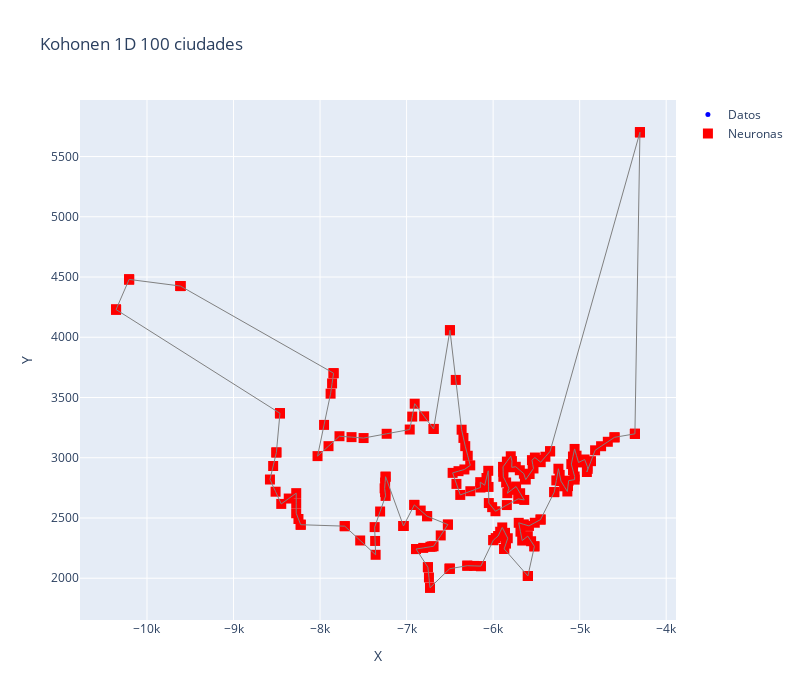

Here is the notebook cell this chart was saved with:
### Code cell
resultados_100 = entrenar_1D_unico(
    dataset_100,
    alpha=0.5,
    iteraciones=15000,
    varianza=8,
    multiplicador=2
)

### Figure 1 — Plotly figure (JSON) as saved in the notebook; plotly's stock layout.template omitted (floating-point values rounded to 4 significant figures; data arrays with more than 128 entries replaced by an {"elided": "..."} marker saying what was removed)
{"data": [{"marker": {"color": "blue", "size": 5}, "mode": "markers", "name": "Datos", "type": "scatter", "x": [-6891.0, -5633.0, -5096.0, -7369.0, -4303.0, -5216.0, -7036.0, -10360.0, -5785.0, -5704.0, -5710.0, -5831.0, -5142.0, -5664.0, -4822.0, -6754.0, -8224.0, -5294.0, -4752.0, -6298.0, -5886.0, -5796.0, -6502.0, -5342.0, -8463.0, -8448.0, -7497.0, -6142.0, -5246.0, -5998.0, -6964.0, -6149.0, -8029.0, -4910.0, -5973.0, -6906.0, -5551.0, -5013.0, -5058.0, -4907.0, -5450.0, -5517.0, -5059.0, -7776.0, -7878.0, -4913.0, -5623.0, -8275.0, -6332.0, -5058.0, -6097.0, -5523.0, -5640.0, -5586.0, -4361.0, -5895.0, -7243.0, -6056.0, -6499.0, -5836.0, -5645.0, -7243.0, -6380.0, -5599.0, -5872.0, -5735.0, -4943.0, -6730.0, -6688.0, -9613.0, -5817.0, -5598.0, -6146.0, -7254.0, -6468.0, -5738.0, -6911.0, -6265.0, -6364.0, -5452.0, -6322.0, -7844.0, -5128.0, -7358.0, -6763.0, -5534.0, -8505.0, -8579.0, -6050.0, -10210.0, -4917.0, -6688.0, -7715.0, -5782.0, -6523.0, -5882.0, -6724.0, -4597.0, -8276.0, -5943.0], "y": [2242.0, 2839.0, 2947.0, 2424.0, 5702.0, 2806.0, 2434.0, 4230.0, 2921.0, 2460.0, 2659.0, 2332.0, 2720.0, 2313.0, 3062.0, 2091.0, 2444.0, 2715.0, 3096.0, 2104.0, 2924.0, 3012.0, 2079.0, 3053.0, 3369.0, 2617.0, 3163.0, 2100.0, 2909.0, 2316.0, 3234.0, 2797.0, 3014.0, 2927.0, 2556.0, 3449.0, 2980.0, 2961.0, 2844.0, 2908.0, 2963.0, 3002.0, 3073.0, 3179.0, 3532.0, 2928.0, 2819.0, 2706.0, 2903.0, 2818.0, 2772.0, 2265.0, 2650.0, 2434.0, 3198.0, 2422.0, 2843.0, 2892.0, 4058.0, 2706.0, 2867.0, 2683.0, 2691.0, 2349.0, 2243.0, 2761.0, 2985.0, 1921.0, 2265.0, 4425.0, 2747.0, 2018.0, 2753.0, 2746.0, 2874.0, 2925.0, 2609.0, 2937.0, 3233.0, 2487.0, 3096.0, 3702.0, 2810.0, 2194.0, 2515.0, 2911.0, 3044.0, 2819.0, 2624.0, 4480.0, 2881.0, 3239.0, 2432.0, 2972.0, 2445.0, 2842.0, 2261.0, 3169.0, 2539.0, 2350.0]}, {"marker": {"color": "red", "size": 10, "symbol": "square"}, "mode": "markers", "name": "Neuronas", "type": "scatter", "x": {"elided": "200 float values"}, "y": {"elided": "200 float values"}}, {"line": {"color": "gray", "width": 1}, "mode": "lines", "showlegend": false, "type": "scatter", "x": [-4675.0, -4597.0], "y": [3132.0, 3169.0]}, {"line": {"color": "gray", "width": 1}, "mode": "lines", "showlegend": false, "type": "scatter", "x": [-4597.0, -4597.0], "y": [3169.0, 3169.0]}, {"line": {"color": "gray", "width": 1}, "mode": "lines", "showlegend": false, "type": "scatter", "x": [-4597.0, -4361.0], "y": [3169.0, 3198.0]}, {"line": {"color": "gray", "width": 1}, "mode": "lines", "showlegend": false, "type": "scatter", "x": [-4361.0, -4361.0], "y": [3198.0, 3198.0]}, {"line": {"color": "gray", "width": 1}, "mode": "lines", "showlegend": false, "type": "scatter", "x": [-4361.0, -4361.0], "y": [3198.0, 3199.0]}, {"line": {"color": "gray", "width": 1}, "mode": "lines", "showlegend": false, "type": "scatter", "x": [-4361.0, -4303.0], "y": [3199.0, 5702.0]}, {"line": {"color": "gray", "width": 1}, "mode": "lines", "showlegend": false, "type": "scatter", "x": [-4303.0, -4303.0], "y": [5702.0, 5702.0]}, {"line": {"color": "gray", "width": 1}, "mode": "lines", "showlegend": false, "type": "scatter", "x": [-4303.0, -4303.0], "y": [5702.0, 5701.0]}, {"line": {"color": "gray", "width": 1}, "mode": "lines", "showlegend": false, "type": "scatter", "x": [-4303.0, -5342.0], "y": [5701.0, 3054.0]}, {"line": {"color": "gray", "width": 1}, "mode": "lines", "showlegend": false, "type": "scatter", "x": [-5342.0, -5342.0], "y": [3054.0, 3053.0]}, {"line": {"color": "gray", "width": 1}, "mode": "lines", "showlegend": false, "type": "scatter", "x": [-5342.0, -5396.0], "y": [3053.0, 3008.0]}, {"line": {"color": "gray", "width": 1}, "mode": "lines", "showlegend": false, "type": "scatter", "x": [-5396.0, -5450.0], "y": [3008.0, 2963.0]}, {"line": {"color": "gray", "width": 1}, "mode": "lines", "showlegend": false, "type": "scatter", "x": [-5450.0, -5484.0], "y": [2963.0, 2982.0]}, {"line": {"color": "gray", "width": 1}, "mode": "lines", "showlegend": false, "type": "scatter", "x": [-5484.0, -5517.0], "y": [2982.0, 3002.0]}, {"line": {"color": "gray", "width": 1}, "mode": "lines", "showlegend": false, "type": "scatter", "x": [-5517.0, -5551.0], "y": [3002.0, 2980.0]}, {"line": {"color": "gray", "width": 1}, "mode": "lines", "showlegend": false, "type": "scatter", "x": [-5551.0, -5542.0], "y": [2980.0, 2946.0]}, {"line": {"color": "gray", "width": 1}, "mode": "lines", "showlegend": false, "type": "scatter", "x": [-5542.0, -5534.0], "y": [2946.0, 2911.0]}, {"line": {"color": "gray", "width": 1}, "mode": "lines", "showlegend": false, "type": "scatter", "x": [-5534.0, -5578.0], "y": [2911.0, 2865.0]}, {"line": {"color": "gray", "width": 1}, "mode": "lines", "showlegend": false, "type": "scatter", "x": [-5578.0, -5623.0], "y": [2865.0, 2819.0]}, {"line": {"color": "gray", "width": 1}, "mode": "lines", "showlegend": false, "type": "scatter", "x": [-5623.0, -5633.0], "y": [2819.0, 2839.0]}, {"line": {"color": "gray", "width": 1}, "mode": "lines", "showlegend": false, "type": "scatter", "x": [-5633.0, -5645.0], "y": [2839.0, 2867.0]}, {"line": {"color": "gray", "width": 1}, "mode": "lines", "showlegend": false, "type": "scatter", "x": [-5645.0, -5691.0], "y": [2867.0, 2896.0]}, {"line": {"color": "gray", "width": 1}, "mode": "lines", "showlegend": false, "type": "scatter", "x": [-5691.0, -5738.0], "y": [2896.0, 2925.0]}, {"line": {"color": "gray", "width": 1}, "mode": "lines", "showlegend": false, "type": "scatter", "x": [-5738.0, -5785.0], "y": [2925.0, 2921.0]}, {"line": {"color": "gray", "width": 1}, "mode": "lines", "showlegend": false, "type": "scatter", "x": [-5785.0, -5782.0], "y": [2921.0, 2972.0]}, {"line": {"color": "gray", "width": 1}, "mode": "lines", "showlegend": false, "type": "scatter", "x": [-5782.0, -5796.0], "y": [2972.0, 3012.0]}, {"line": {"color": "gray", "width": 1}, "mode": "lines", "showlegend": false, "type": "scatter", "x": [-5796.0, -5841.0], "y": [3012.0, 2968.0]}, {"line": {"color": "gray", "width": 1}, "mode": "lines", "showlegend": false, "type": "scatter", "x": [-5841.0, -5886.0], "y": [2968.0, 2924.0]}, {"line": {"color": "gray", "width": 1}, "mode": "lines", "showlegend": false, "type": "scatter", "x": [-5886.0, -5884.0], "y": [2924.0, 2883.0]}, {"line": {"color": "gray", "width": 1}, "mode": "lines", "showlegend": false, "type": "scatter", "x": [-5884.0, -5882.0], "y": [2883.0, 2842.0]}, {"line": {"color": "gray", "width": 1}, "mode": "lines", "showlegend": false, "type": "scatter", "x": [-5882.0, -5850.0], "y": [2842.0, 2795.0]}, {"line": {"color": "gray", "width": 1}, "mode": "lines", "showlegend": false, "type": "scatter", "x": [-5850.0, -5817.0], "y": [2795.0, 2747.0]}, {"line": {"color": "gray", "width": 1}, "mode": "lines", "showlegend": false, "type": "scatter", "x": [-5817.0, -5836.0], "y": [2747.0, 2706.0]}, {"line": {"color": "gray", "width": 1}, "mode": "lines", "showlegend": false, "type": "scatter", "x": [-5836.0, -5785.0], "y": [2706.0, 2734.0]}, {"line": {"color": "gray", "width": 1}, "mode": "lines", "showlegend": false, "type": "scatter", "x": [-5785.0, -5735.0], "y": [2734.0, 2761.0]}, {"line": {"color": "gray", "width": 1}, "mode": "lines", "showlegend": false, "type": "scatter", "x": [-5735.0, -5688.0], "y": [2761.0, 2705.0]}, {"line": {"color": "gray", "width": 1}, "mode": "lines", "showlegend": false, "type": "scatter", "x": [-5688.0, -5640.0], "y": [2705.0, 2650.0]}, {"line": {"color": "gray", "width": 1}, "mode": "lines", "showlegend": false, "type": "scatter", "x": [-5640.0, -5710.0], "y": [2650.0, 2659.0]}, {"line": {"color": "gray", "width": 1}, "mode": "lines", "showlegend": false, "type": "scatter", "x": [-5710.0, -5841.0], "y": [2659.0, 2607.0]}, {"line": {"color": "gray", "width": 1}, "mode": "lines", "showlegend": false, "type": "scatter", "x": [-5841.0, -5973.0], "y": [2607.0, 2556.0]}, {"line": {"color": "gray", "width": 1}, "mode": "lines", "showlegend": false, "type": "scatter", "x": [-5973.0, -6011.0], "y": [2556.0, 2590.0]}, {"line": {"color": "gray", "width": 1}, "mode": "lines", "showlegend": false, "type": "scatter", "x": [-6011.0, -6050.0], "y": [2590.0, 2624.0]}, {"line": {"color": "gray", "width": 1}, "mode": "lines", "showlegend": false, "type": "scatter", "x": [-6050.0, -6053.0], "y": [2624.0, 2758.0]}, {"line": {"color": "gray", "width": 1}, "mode": "lines", "showlegend": false, "type": "scatter", "x": [-6053.0, -6056.0], "y": [2758.0, 2892.0]}, {"line": {"color": "gray", "width": 1}, "mode": "lines", "showlegend": false, "type": "scatter", "x": [-6056.0, -6077.0], "y": [2892.0, 2832.0]}, {"line": {"color": "gray", "width": 1}, "mode": "lines", "showlegend": false, "type": "scatter", "x": [-6077.0, -6097.0], "y": [2832.0, 2772.0]}, {"line": {"color": "gray", "width": 1}, "mode": "lines", "showlegend": false, "type": "scatter", "x": [-6097.0, -6149.0], "y": [2772.0, 2797.0]}, {"line": {"color": "gray", "width": 1}, "mode": "lines", "showlegend": false, "type": "scatter", "x": [-6149.0, -6146.0], "y": [2797.0, 2753.0]}, {"line": {"color": "gray", "width": 1}, "mode": "lines", "showlegend": false, "type": "scatter", "x": [-6146.0, -6263.0], "y": [2753.0, 2722.0]}, {"line": {"color": "gray", "width": 1}, "mode": "lines", "showlegend": false, "type": "scatter", "x": [-6263.0, -6380.0], "y": [2722.0, 2691.0]}, {"line": {"color": "gray", "width": 1}, "mode": "lines", "showlegend": false, "type": "scatter", "x": [-6380.0, -6424.0], "y": [2691.0, 2783.0]}, {"line": {"color": "gray", "width": 1}, "mode": "lines", "showlegend": false, "type": "scatter", "x": [-6424.0, -6468.0], "y": [2783.0, 2874.0]}, {"line": {"color": "gray", "width": 1}, "mode": "lines", "showlegend": false, "type": "scatter", "x": [-6468.0, -6400.0], "y": [2874.0, 2889.0]}, {"line": {"color": "gray", "width": 1}, "mode": "lines", "showlegend": false, "type": "scatter", "x": [-6400.0, -6332.0], "y": [2889.0, 2903.0]}, {"line": {"color": "gray", "width": 1}, "mode": "lines", "showlegend": false, "type": "scatter", "x": [-6332.0, -6265.0], "y": [2903.0, 2937.0]}, {"line": {"color": "gray", "width": 1}, "mode": "lines", "showlegend": false, "type": "scatter", "x": [-6265.0, -6293.0], "y": [2937.0, 3016.0]}, {"line": {"color": "gray", "width": 1}, "mode": "lines", "showlegend": false, "type": "scatter", "x": [-6293.0, -6322.0], "y": [3016.0, 3096.0]}, {"line": {"color": "gray", "width": 1}, "mode": "lines", "showlegend": false, "type": "scatter", "x": [-6322.0, -6343.0], "y": [3096.0, 3164.0]}, {"line": {"color": "gray", "width": 1}, "mode": "lines", "showlegend": false, "type": "scatter", "x": [-6343.0, -6364.0], "y": [3164.0, 3233.0]}, {"line": {"color": "gray", "width": 1}, "mode": "lines", "showlegend": false, "type": "scatter", "x": [-6364.0, -6432.0], "y": [3233.0, 3646.0]}, {"line": {"color": "gray", "width": 1}, "mode": "lines", "showlegend": false, "type": "scatter", "x": [-6432.0, -6499.0], "y": [3646.0, 4058.0]}, {"line": {"color": "gray", "width": 1}, "mode": "lines", "showlegend": false, "type": "scatter", "x": [-6499.0, -6499.0], "y": [4058.0, 4058.0]}, {"line": {"color": "gray", "width": 1}, "mode": "lines", "showlegend": false, "type": "scatter", "x": [-6499.0, -6688.0], "y": [4058.0, 3239.0]}, {"line": {"color": "gray", "width": 1}, "mode": "lines", "showlegend": false, "type": "scatter", "x": [-6688.0, -6688.0], "y": [3239.0, 3239.0]}, {"line": {"color": "gray", "width": 1}, "mode": "lines", "showlegend": false, "type": "scatter", "x": [-6688.0, -6797.0], "y": [3239.0, 3344.0]}, {"line": {"color": "gray", "width": 1}, "mode": "lines", "showlegend": false, "type": "scatter", "x": [-6797.0, -6906.0], "y": [3344.0, 3449.0]}, {"line": {"color": "gray", "width": 1}, "mode": "lines", "showlegend": false, "type": "scatter", "x": [-6906.0, -6935.0], "y": [3449.0, 3341.0]}, {"line": {"color": "gray", "width": 1}, "mode": "lines", "showlegend": false, "type": "scatter", "x": [-6935.0, -6964.0], "y": [3341.0, 3234.0]}, {"line": {"color": "gray", "width": 1}, "mode": "lines", "showlegend": false, "type": "scatter", "x": [-6964.0, -7230.0], "y": [3234.0, 3199.0]}, {"line": {"color": "gray", "width": 1}, "mode": "lines", "showlegend": false, "type": "scatter", "x": [-7230.0, -7497.0], "y": [3199.0, 3163.0]}, {"line": {"color": "gray", "width": 1}, "mode": "lines", "showlegend": false, "type": "scatter", "x": [-7497.0, -7636.0], "y": [3163.0, 3171.0]}, {"line": {"color": "gray", "width": 1}, "mode": "lines", "showlegend": false, "type": "scatter", "x": [-7636.0, -7776.0], "y": [3171.0, 3179.0]}, {"line": {"color": "gray", "width": 1}, "mode": "lines", "showlegend": false, "type": "scatter", "x": [-7776.0, -7902.0], "y": [3179.0, 3096.0]}, {"line": {"color": "gray", "width": 1}, "mode": "lines", "showlegend": false, "type": "scatter", "x": [-7902.0, -8029.0], "y": [3096.0, 3014.0]}, {"line": {"color": "gray", "width": 1}, "mode": "lines", "showlegend": false, "type": "scatter", "x": [-8029.0, -7954.0], "y": [3014.0, 3273.0]}, {"line": {"color": "gray", "width": 1}, "mode": "lines", "showlegend": false, "type": "scatter", "x": [-7954.0, -7878.0], "y": [3273.0, 3532.0]}, {"line": {"color": "gray", "width": 1}, "mode": "lines", "showlegend": false, "type": "scatter", "x": [-7878.0, -7861.0], "y": [3532.0, 3617.0]}, {"line": {"color": "gray", "width": 1}, "mode": "lines", "showlegend": false, "type": "scatter", "x": [-7861.0, -7844.0], "y": [3617.0, 3702.0]}, {"line": {"color": "gray", "width": 1}, "mode": "lines", "showlegend": false, "type": "scatter", "x": [-7844.0, -7844.0], "y": [3702.0, 3702.0]}, {"line": {"color": "gray", "width": 1}, "mode": "lines", "showlegend": false, "type": "scatter", "x": [-7844.0, -9613.0], "y": [3702.0, 4425.0]}, {"line": {"color": "gray", "width": 1}, "mode": "lines", "showlegend": false, "type": "scatter", "x": [-9613.0, -9613.0], "y": [4425.0, 4425.0]}, {"line": {"color": "gray", "width": 1}, "mode": "lines", "showlegend": false, "type": "scatter", "x": [-9613.0, -9613.0], "y": [4425.0, 4425.0]}, {"line": {"color": "gray", "width": 1}, "mode": "lines", "showlegend": false, "type": "scatter", "x": [-9613.0, -10210.0], "y": [4425.0, 4480.0]}, {"line": {"color": "gray", "width": 1}, "mode": "lines", "showlegend": false, "type": "scatter", "x": [-10210.0, -10210.0], "y": [4480.0, 4480.0]}, {"line": {"color": "gray", "width": 1}, "mode": "lines", "showlegend": false, "type": "scatter", "x": [-10210.0, -10210.0], "y": [4480.0, 4480.0]}, {"line": {"color": "gray", "width": 1}, "mode": "lines", "showlegend": false, "type": "scatter", "x": [-10210.0, -10360.0], "y": [4480.0, 4230.0]}, {"line": {"color": "gray", "width": 1}, "mode": "lines", "showlegend": false, "type": "scatter", "x": [-10360.0, -10360.0], "y": [4230.0, 4230.0]}, {"line": {"color": "gray", "width": 1}, "mode": "lines", "showlegend": false, "type": "scatter", "x": [-10360.0, -10360.0], "y": [4230.0, 4230.0]}, {"line": {"color": "gray", "width": 1}, "mode": "lines", "showlegend": false, "type": "scatter", "x": [-10360.0, -8463.0], "y": [4230.0, 3369.0]}, {"line": {"color": "gray", "width": 1}, "mode": "lines", "showlegend": false, "type": "scatter", "x": [-8463.0, -8463.0], "y": [3369.0, 3369.0]}, {"line": {"color": "gray", "width": 1}, "mode": "lines", "showlegend": false, "type": "scatter", "x": [-8463.0, -8463.0], "y": [3369.0, 3369.0]}, {"line": {"color": "gray", "width": 1}, "mode": "lines", "showlegend": false, "type": "scatter", "x": [-8463.0, -8505.0], "y": [3369.0, 3044.0]}, {"line": {"color": "gray", "width": 1}, "mode": "lines", "showlegend": false, "type": "scatter", "x": [-8505.0, -8505.0], "y": [3044.0, 3044.0]}, {"line": {"color": "gray", "width": 1}, "mode": "lines", "showlegend": false, "type": "scatter", "x": [-8505.0, -8542.0], "y": [3044.0, 2932.0]}, {"line": {"color": "gray", "width": 1}, "mode": "lines", "showlegend": false, "type": "scatter", "x": [-8542.0, -8579.0], "y": [2932.0, 2819.0]}, {"line": {"color": "gray", "width": 1}, "mode": "lines", "showlegend": false, "type": "scatter", "x": [-8579.0, -8514.0], "y": [2819.0, 2718.0]}, {"line": {"color": "gray", "width": 1}, "mode": "lines", "showlegend": false, "type": "scatter", "x": [-8514.0, -8448.0], "y": [2718.0, 2617.0]}, {"line": {"color": "gray", "width": 1}, "mode": "lines", "showlegend": false, "type": "scatter", "x": [-8448.0, -8362.0], "y": [2617.0, 2661.0]}, {"line": {"color": "gray", "width": 1}, "mode": "lines", "showlegend": false, "type": "scatter", "x": [-8362.0, -8275.0], "y": [2661.0, 2706.0]}, {"line": {"color": "gray", "width": 1}, "mode": "lines", "showlegend": false, "type": "scatter", "x": [-8275.0, -8276.0], "y": [2706.0, 2623.0]}, {"line": {"color": "gray", "width": 1}, "mode": "lines", "showlegend": false, "type": "scatter", "x": [-8276.0, -8276.0], "y": [2623.0, 2539.0]}, {"line": {"color": "gray", "width": 1}, "mode": "lines", "showlegend": false, "type": "scatter", "x": [-8276.0, -8250.0], "y": [2539.0, 2492.0]}, {"line": {"color": "gray", "width": 1}, "mode": "lines", "showlegend": false, "type": "scatter", "x": [-8250.0, -8224.0], "y": [2492.0, 2444.0]}, {"line": {"color": "gray", "width": 1}, "mode": "lines", "showlegend": false, "type": "scatter", "x": [-8224.0, -8224.0], "y": [2444.0, 2444.0]}, {"line": {"color": "gray", "width": 1}, "mode": "lines", "showlegend": false, "type": "scatter", "x": [-8224.0, -7715.0], "y": [2444.0, 2432.0]}, {"line": {"color": "gray", "width": 1}, "mode": "lines", "showlegend": false, "type": "scatter", "x": [-7715.0, -7715.0], "y": [2432.0, 2432.0]}, {"line": {"color": "gray", "width": 1}, "mode": "lines", "showlegend": false, "type": "scatter", "x": [-7715.0, -7536.0], "y": [2432.0, 2313.0]}, {"line": {"color": "gray", "width": 1}, "mode": "lines", "showlegend": false, "type": "scatter", "x": [-7536.0, -7358.0], "y": [2313.0, 2194.0]}, {"line": {"color": "gray", "width": 1}, "mode": "lines", "showlegend": false, "type": "scatter", "x": [-7358.0, -7363.0], "y": [2194.0, 2309.0]}, {"line": {"color": "gray", "width": 1}, "mode": "lines", "showlegend": false, "type": "scatter", "x": [-7363.0, -7369.0], "y": [2309.0, 2424.0]}, {"line": {"color": "gray", "width": 1}, "mode": "lines", "showlegend": false, "type": "scatter", "x": [-7369.0, -7306.0], "y": [2424.0, 2554.0]}, {"line": {"color": "gray", "width": 1}, "mode": "lines", "showlegend": false, "type": "scatter", "x": [-7306.0, -7243.0], "y": [2554.0, 2683.0]}, {"line": {"color": "gray", "width": 1}, "mode": "lines", "showlegend": false, "type": "scatter", "x": [-7243.0, -7248.0], "y": [2683.0, 2715.0]}, {"line": {"color": "gray", "width": 1}, "mode": "lines", "showlegend": false, "type": "scatter", "x": [-7248.0, -7254.0], "y": [2715.0, 2746.0]}, {"line": {"color": "gray", "width": 1}, "mode": "lines", "showlegend": false, "type": "scatter", "x": [-7254.0, -7248.0], "y": [2746.0, 2794.0]}, {"line": {"color": "gray", "width": 1}, "mode": "lines", "showlegend": false, "type": "scatter", "x": [-7248.0, -7243.0], "y": [2794.0, 2843.0]}, {"line": {"color": "gray", "width": 1}, "mode": "lines", "showlegend": false, "type": "scatter", "x": [-7243.0, -7243.0], "y": [2843.0, 2843.0]}, {"line": {"color": "gray", "width": 1}, "mode": "lines", "showlegend": false, "type": "scatter", "x": [-7243.0, -7036.0], "y": [2843.0, 2434.0]}, {"line": {"color": "gray", "width": 1}, "mode": "lines", "showlegend": false, "type": "scatter", "x": [-7036.0, -7036.0], "y": [2434.0, 2434.0]}, {"line": {"color": "gray", "width": 1}, "mode": "lines", "showlegend": false, "type": "scatter", "x": [-7036.0, -7036.0], "y": [2434.0, 2434.0]}, {"line": {"color": "gray", "width": 1}, "mode": "lines", "showlegend": false, "type": "scatter", "x": [-7036.0, -6911.0], "y": [2434.0, 2609.0]}, {"line": {"color": "gray", "width": 1}, "mode": "lines", "showlegend": false, "type": "scatter", "x": [-6911.0, -6911.0], "y": [2609.0, 2609.0]}, {"line": {"color": "gray", "width": 1}, "mode": "lines", "showlegend": false, "type": "scatter", "x": [-6911.0, -6837.0], "y": [2609.0, 2562.0]}, {"line": {"color": "gray", "width": 1}, "mode": "lines", "showlegend": false, "type": "scatter", "x": [-6837.0, -6763.0], "y": [2562.0, 2515.0]}, {"line": {"color": "gray", "width": 1}, "mode": "lines", "showlegend": false, "type": "scatter", "x": [-6763.0, -6763.0], "y": [2515.0, 2515.0]}, {"line": {"color": "gray", "width": 1}, "mode": "lines", "showlegend": false, "type": "scatter", "x": [-6763.0, -6523.0], "y": [2515.0, 2445.0]}, {"line": {"color": "gray", "width": 1}, "mode": "lines", "showlegend": false, "type": "scatter", "x": [-6523.0, -6523.0], "y": [2445.0, 2445.0]}, {"line": {"color": "gray", "width": 1}, "mode": "lines", "showlegend": false, "type": "scatter", "x": [-6523.0, -6605.0], "y": [2445.0, 2355.0]}, {"line": {"color": "gray", "width": 1}, "mode": "lines", "showlegend": false, "type": "scatter", "x": [-6605.0, -6688.0], "y": [2355.0, 2265.0]}, {"line": {"color": "gray", "width": 1}, "mode": "lines", "showlegend": false, "type": "scatter", "x": [-6688.0, -6706.0], "y": [2265.0, 2263.0]}, {"line": {"color": "gray", "width": 1}, "mode": "lines", "showlegend": false, "type": "scatter", "x": [-6706.0, -6724.0], "y": [2263.0, 2261.0]}, {"line": {"color": "gray", "width": 1}, "mode": "lines", "showlegend": false, "type": "scatter", "x": [-6724.0, -6808.0], "y": [2261.0, 2252.0]}, {"line": {"color": "gray", "width": 1}, "mode": "lines", "showlegend": false, "type": "scatter", "x": [-6808.0, -6891.0], "y": [2252.0, 2242.0]}, {"line": {"color": "gray", "width": 1}, "mode": "lines", "showlegend": false, "type": "scatter", "x": [-6891.0, -6891.0], "y": [2242.0, 2242.0]}, {"line": {"color": "gray", "width": 1}, "mode": "lines", "showlegend": false, "type": "scatter", "x": [-6891.0, -6754.0], "y": [2242.0, 2091.0]}, {"line": {"color": "gray", "width": 1}, "mode": "lines", "showlegend": false, "type": "scatter", "x": [-6754.0, -6754.0], "y": [2091.0, 2091.0]}, {"line": {"color": "gray", "width": 1}, "mode": "lines", "showlegend": false, "type": "scatter", "x": [-6754.0, -6742.0], "y": [2091.0, 2006.0]}, {"line": {"color": "gray", "width": 1}, "mode": "lines", "showlegend": false, "type": "scatter", "x": [-6742.0, -6730.0], "y": [2006.0, 1921.0]}, {"line": {"color": "gray", "width": 1}, "mode": "lines", "showlegend": false, "type": "scatter", "x": [-6730.0, -6730.0], "y": [1921.0, 1921.0]}, {"line": {"color": "gray", "width": 1}, "mode": "lines", "showlegend": false, "type": "scatter", "x": [-6730.0, -6502.0], "y": [1921.0, 2079.0]}, {"line": {"color": "gray", "width": 1}, "mode": "lines", "showlegend": false, "type": "scatter", "x": [-6502.0, -6502.0], "y": [2079.0, 2079.0]}, {"line": {"color": "gray", "width": 1}, "mode": "lines", "showlegend": false, "type": "scatter", "x": [-6502.0, -6502.0], "y": [2079.0, 2079.0]}, {"line": {"color": "gray", "width": 1}, "mode": "lines", "showlegend": false, "type": "scatter", "x": [-6502.0, -6298.0], "y": [2079.0, 2104.0]}, {"line": {"color": "gray", "width": 1}, "mode": "lines", "showlegend": false, "type": "scatter", "x": [-6298.0, -6298.0], "y": [2104.0, 2104]}, {"line": {"color": "gray", "width": 1}, "mode": "lines", "showlegend": false, "type": "scatter", "x": [-6298.0, -6220.0], "y": [2104, 2102.0]}, {"line": {"color": "gray", "width": 1}, "mode": "lines", "showlegend": false, "type": "scatter", "x": [-6220.0, -6142.0], "y": [2102.0, 2100.0]}, {"line": {"color": "gray", "width": 1}, "mode": "lines", "showlegend": false, "type": "scatter", "x": [-6142.0, -6142.0], "y": [2100.0, 2100.0]}, {"line": {"color": "gray", "width": 1}, "mode": "lines", "showlegend": false, "type": "scatter", "x": [-6142.0, -5998.0], "y": [2100.0, 2316.0]}, {"line": {"color": "gray", "width": 1}, "mode": "lines", "showlegend": false, "type": "scatter", "x": [-5998.0, -5998.0], "y": [2316.0, 2316.0]}, {"line": {"color": "gray", "width": 1}, "mode": "lines", "showlegend": false, "type": "scatter", "x": [-5998.0, -5970.0], "y": [2316.0, 2333.0]}, {"line": {"color": "gray", "width": 1}, "mode": "lines", "showlegend": false, "type": "scatter", "x": [-5970.0, -5943.0], "y": [2333.0, 2350.0]}, {"line": {"color": "gray", "width": 1}, "mode": "lines", "showlegend": false, "type": "scatter", "x": [-5943.0, -5919.0], "y": [2350.0, 2386.0]}, {"line": {"color": "gray", "width": 1}, "mode": "lines", "showlegend": false, "type": "scatter", "x": [-5919.0, -5895.0], "y": [2386.0, 2422.0]}, {"line": {"color": "gray", "width": 1}, "mode": "lines", "showlegend": false, "type": "scatter", "x": [-5895.0, -5863.0], "y": [2422.0, 2377.0]}, {"line": {"color": "gray", "width": 1}, "mode": "lines", "showlegend": false, "type": "scatter", "x": [-5863.0, -5831.0], "y": [2377.0, 2332.0]}, {"line": {"color": "gray", "width": 1}, "mode": "lines", "showlegend": false, "type": "scatter", "x": [-5831.0, -5852.0], "y": [2332.0, 2287.0]}, {"line": {"color": "gray", "width": 1}, "mode": "lines", "showlegend": false, "type": "scatter", "x": [-5852.0, -5872.0], "y": [2287.0, 2243.0]}, {"line": {"color": "gray", "width": 1}, "mode": "lines", "showlegend": false, "type": "scatter", "x": [-5872.0, -5872.0], "y": [2243.0, 2243.0]}, {"line": {"color": "gray", "width": 1}, "mode": "lines", "showlegend": false, "type": "scatter", "x": [-5872.0, -5598.0], "y": [2243.0, 2018.0]}, {"line": {"color": "gray", "width": 1}, "mode": "lines", "showlegend": false, "type": "scatter", "x": [-5598.0, -5598.0], "y": [2018.0, 2018.0]}, {"line": {"color": "gray", "width": 1}, "mode": "lines", "showlegend": false, "type": "scatter", "x": [-5598.0, -5598.0], "y": [2018.0, 2018.0]}, {"line": {"color": "gray", "width": 1}, "mode": "lines", "showlegend": false, "type": "scatter", "x": [-5598.0, -5523.0], "y": [2018.0, 2265.0]}, {"line": {"color": "gray", "width": 1}, "mode": "lines", "showlegend": false, "type": "scatter", "x": [-5523.0, -5523.0], "y": [2265.0, 2265.0]}, {"line": {"color": "gray", "width": 1}, "mode": "lines", "showlegend": false, "type": "scatter", "x": [-5523.0, -5561.0], "y": [2265.0, 2307.0]}, {"line": {"color": "gray", "width": 1}, "mode": "lines", "showlegend": false, "type": "scatter", "x": [-5561.0, -5599.0], "y": [2307.0, 2349.0]}, {"line": {"color": "gray", "width": 1}, "mode": "lines", "showlegend": false, "type": "scatter", "x": [-5599.0, -5632.0], "y": [2349.0, 2331.0]}, {"line": {"color": "gray", "width": 1}, "mode": "lines", "showlegend": false, "type": "scatter", "x": [-5632.0, -5664.0], "y": [2331.0, 2313.0]}, {"line": {"color": "gray", "width": 1}, "mode": "lines", "showlegend": false, "type": "scatter", "x": [-5664.0, -5684.0], "y": [2313.0, 2386.0]}, {"line": {"color": "gray", "width": 1}, "mode": "lines", "showlegend": false, "type": "scatter", "x": [-5684.0, -5704.0], "y": [2386.0, 2460.0]}, {"line": {"color": "gray", "width": 1}, "mode": "lines", "showlegend": false, "type": "scatter", "x": [-5704.0, -5645.0], "y": [2460.0, 2447.0]}, {"line": {"color": "gray", "width": 1}, "mode": "lines", "showlegend": false, "type": "scatter", "x": [-5645.0, -5586.0], "y": [2447.0, 2434.0]}, {"line": {"color": "gray", "width": 1}, "mode": "lines", "showlegend": false, "type": "scatter", "x": [-5586.0, -5519.0], "y": [2434.0, 2461.0]}, {"line": {"color": "gray", "width": 1}, "mode": "lines", "showlegend": false, "type": "scatter", "x": [-5519.0, -5452.0], "y": [2461.0, 2487.0]}, {"line": {"color": "gray", "width": 1}, "mode": "lines", "showlegend": false, "type": "scatter", "x": [-5452.0, -5452.0], "y": [2487.0, 2487.0]}, {"line": {"color": "gray", "width": 1}, "mode": "lines", "showlegend": false, "type": "scatter", "x": [-5452.0, -5294.0], "y": [2487.0, 2715.0]}, {"line": {"color": "gray", "width": 1}, "mode": "lines", "showlegend": false, "type": "scatter", "x": [-5294.0, -5294.0], "y": [2715.0, 2715.0]}, {"line": {"color": "gray", "width": 1}, "mode": "lines", "showlegend": false, "type": "scatter", "x": [-5294.0, -5270.0], "y": [2715.0, 2812.0]}, {"line": {"color": "gray", "width": 1}, "mode": "lines", "showlegend": false, "type": "scatter", "x": [-5270.0, -5246.0], "y": [2812.0, 2909.0]}, {"line": {"color": "gray", "width": 1}, "mode": "lines", "showlegend": false, "type": "scatter", "x": [-5246.0, -5231.0], "y": [2909.0, 2857.0]}, {"line": {"color": "gray", "width": 1}, "mode": "lines", "showlegend": false, "type": "scatter", "x": [-5231.0, -5216.0], "y": [2857.0, 2806.0]}, {"line": {"color": "gray", "width": 1}, "mode": "lines", "showlegend": false, "type": "scatter", "x": [-5216.0, -5179.0], "y": [2806.0, 2763.0]}, {"line": {"color": "gray", "width": 1}, "mode": "lines", "showlegend": false, "type": "scatter", "x": [-5179.0, -5142.0], "y": [2763.0, 2720.0]}, {"line": {"color": "gray", "width": 1}, "mode": "lines", "showlegend": false, "type": "scatter", "x": [-5142.0, -5135.0], "y": [2720.0, 2765.0]}, {"line": {"color": "gray", "width": 1}, "mode": "lines", "showlegend": false, "type": "scatter", "x": [-5135.0, -5128.0], "y": [2765.0, 2810.0]}, {"line": {"color": "gray", "width": 1}, "mode": "lines", "showlegend": false, "type": "scatter", "x": [-5128.0, -5058.0], "y": [2810.0, 2818.0]}, {"line": {"color": "gray", "width": 1}, "mode": "lines", "showlegend": false, "type": "scatter", "x": [-5058.0, -5058.0], "y": [2818.0, 2844.0]}, {"line": {"color": "gray", "width": 1}, "mode": "lines", "showlegend": false, "type": "scatter", "x": [-5058.0, -5077.0], "y": [2844.0, 2896.0]}, {"line": {"color": "gray", "width": 1}, "mode": "lines", "showlegend": false, "type": "scatter", "x": [-5077.0, -5096.0], "y": [2896.0, 2947.0]}, {"line": {"color": "gray", "width": 1}, "mode": "lines", "showlegend": false, "type": "scatter", "x": [-5096.0, -5077.0], "y": [2947.0, 3010.0]}, {"line": {"color": "gray", "width": 1}, "mode": "lines", "showlegend": false, "type": "scatter", "x": [-5077.0, -5059.0], "y": [3010.0, 3073.0]}, {"line": {"color": "gray", "width": 1}, "mode": "lines", "showlegend": false, "type": "scatter", "x": [-5059.0, -5036.0], "y": [3073.0, 3017.0]}, {"line": {"color": "gray", "width": 1}, "mode": "lines", "showlegend": false, "type": "scatter", "x": [-5036.0, -5013.0], "y": [3017.0, 2961.0]}, {"line": {"color": "gray", "width": 1}, "mode": "lines", "showlegend": false, "type": "scatter", "x": [-5013.0, -4943.0], "y": [2961.0, 2985.0]}, {"line": {"color": "gray", "width": 1}, "mode": "lines", "showlegend": false, "type": "scatter", "x": [-4943.0, -4911.0], "y": [2985.0, 2927.0]}, {"line": {"color": "gray", "width": 1}, "mode": "lines", "showlegend": false, "type": "scatter", "x": [-4911.0, -4907.0], "y": [2927.0, 2908.0]}, {"line": {"color": "gray", "width": 1}, "mode": "lines", "showlegend": false, "type": "scatter", "x": [-4907.0, -4917.0], "y": [2908.0, 2881.0]}, {"line": {"color": "gray", "width": 1}, "mode": "lines", "showlegend": false, "type": "scatter", "x": [-4917.0, -4869.0], "y": [2881.0, 2972.0]}, {"line": {"color": "gray", "width": 1}, "mode": "lines", "showlegend": false, "type": "scatter", "x": [-4869.0, -4822.0], "y": [2972.0, 3062.0]}, {"line": {"color": "gray", "width": 1}, "mode": "lines", "showlegend": false, "type": "scatter", "x": [-4822.0, -4752.0], "y": [3062.0, 3096.0]}, {"line": {"color": "gray", "width": 1}, "mode": "lines", "showlegend": false, "type": "scatter", "x": [-4752.0, -4675.0], "y": [3096.0, 3132.0]}], "layout": {"height": 700, "showlegend": true, "title": {"text": "Kohonen 1D 100 ciudades"}, "width": 800, "xaxis": {"title": {"text": "X"}}, "yaxis": {"title": {"text": "Y"}}}}
